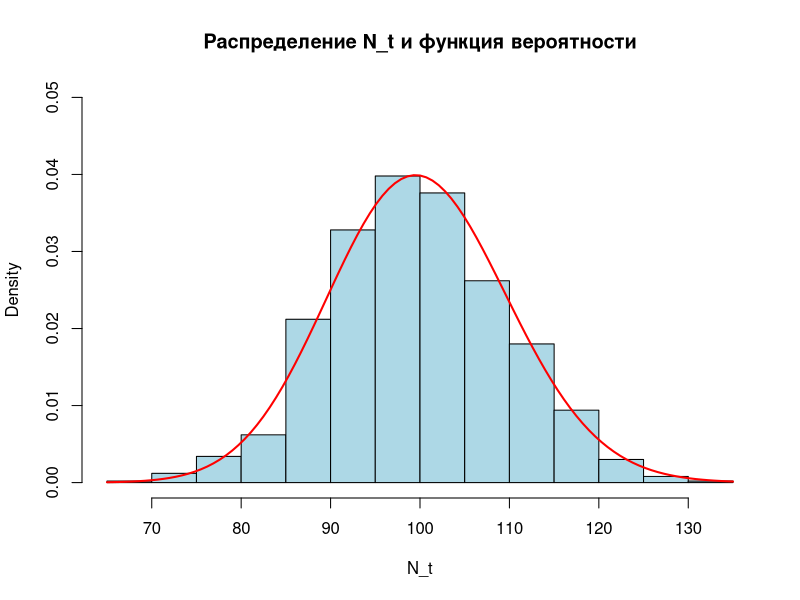
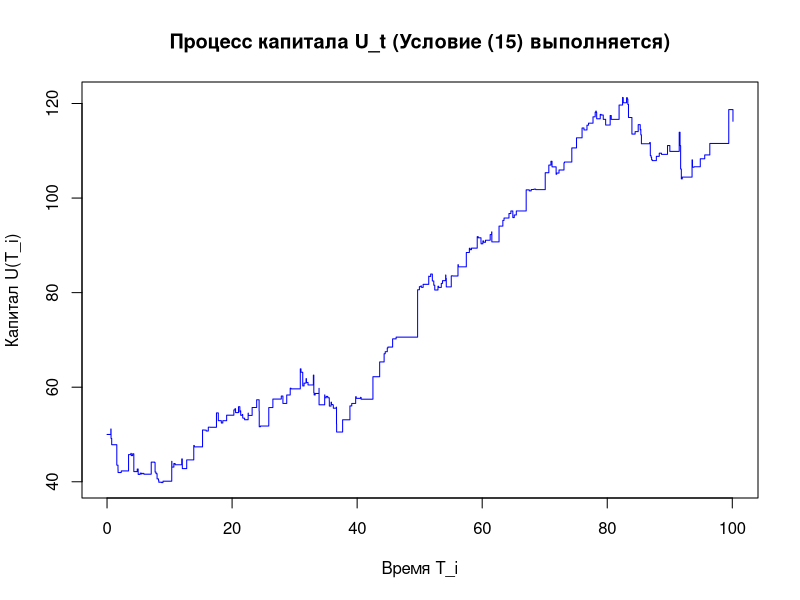
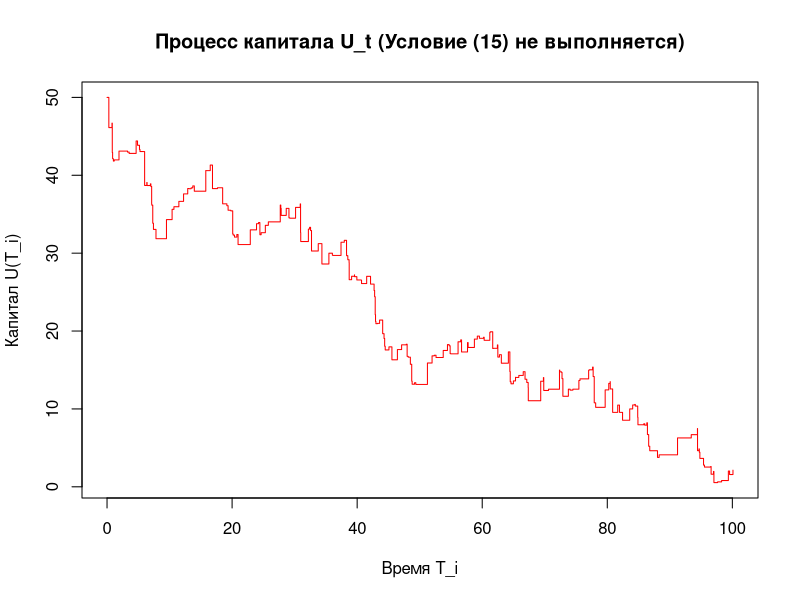

The R source for these figures, in order:
set.seed(123) # Фиксируем, для воспроизводимости

# Задание 1 ----

t <- 50 # Задаем время
lambda <- 2 # Параметр распределения
n <- 1000 # Количество реализаций

N_vals <- numeric(n) # Вектор для хранения значений N_t

for (j in 1:n) {
  time <- 0 # Общее время для текущей реализации
  count <- 0 # Счетчик страховых случаев
  
  while (time < t) { 
    time <- time + rexp(1, rate = lambda) # Добавляем интервал
    if (time < t) count <- count + 1 # Увеличиваем счетчик
  }
  
  N_vals[j] <- count # Записываем результат
}

# Задание 2 ----

# Построение гистограммы
hist(N_vals, breaks = 20, probability = TRUE, main = "Распределение N_t и функция вероятности", 
     xlab = "N_t", col = "lightblue", ylim = c(0, 0.05))

# Добавление графика функции вероятности пуассоновского распределения
curve(((lambda * t)^x / factorial(x)) * exp(-lambda * t), add = TRUE, col = "red", lwd = 2)

# Задание 3 ----

# Моделирование процесса U_t до t_max
simulate_U <- function(U0, c, lambda, mu, t_max) {
  T <- c(0) # Время T_i
  U <- c(U0) # Капитал U(T_i)
  
  while (sum(T) < t_max) {
    tau <- rexp(1, lambda) # Интервал
    X <- rexp(1, 1 / mu) # Выплата
    
    U <- c(U, U[length(U)] + c * tau - X) # Следующий капитал
    T <- c(T, tau) # Добавляем интервал
  }
  
  list(T = cumsum(T), U = U) # Возвращаем процесс
}

# Параметры
t_max <- 100 # Макс. время
mu <- 1 # Среднее выплат
c1 <- 3 # Выполняется (15)
c2 <- 1.5 # Не выполняется (15)

# Случай (a): U0 = 50, (15) выполняется
res1 <- simulate_U(U0 = 50, c = c1, lambda = lambda, mu = mu, t_max = t_max)

# Случай (b): U0 = 50, (15) не выполняется
res2 <- simulate_U(U0 = 50, c = c2, lambda = lambda, mu = mu, t_max = t_max)

# Графики процесса

# для случая (a)
plot(res1$T, res1$U, type = "s", col = "blue", 
     main = "Процесс капитала U_t (Условие (15) выполняется)", 
     xlab = "Время T_i", ylab = "Капитал U(T_i)")

# для случая (b)
plot(res2$T, res2$U, type = "s", col = "red", 
     main = "Процесс капитала U_t (Условие (15) не выполняется)", 
     xlab = "Время T_i", ylab = "Капитал U(T_i)")

# Вывод
# При выполнении условий капитал растет, вероятность разорения низкая
# При невыполнении условий капитал уменьшается, вероятность разорения высокая
